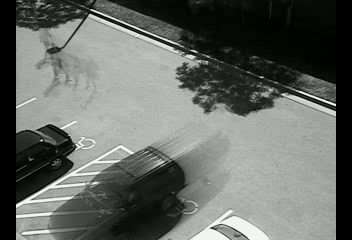
#> input picture frame 99 of Assginment 1/background.mp4, 352 x 240 px, given in place of video.mpeg, which was not available
$ python task2_chat_gpt.py
#> lines starting #> are read from the running program, lines starting #| are printed output that depends on the picture; after the words box and inside, x2 and y2 are one past the last pixel; in counts of white or black regions, pixels touching at a corner belong together; pictures that were not available may be replaced by others from this repository, and a replacement may not be noted
# [84 lines of commented-out code are left out]


import cv2
import numpy as np

class StaufferGrimsonBGS:
    def __init__(self, video_path, output_bg='background.mp4', output_fg='foreground.mp4', history=500, var_threshold=16, alpha=0.01, num_gaussians=5):
#> in process_video, frame is the input picture: shape (240, 352, 3); mean B, G, R 101.9, 104.6, 102.8
        self.video_path = video_path
        self.output_bg = output_bg
        self.output_fg = output_fg
        self.history = history
        self.var_threshold = var_threshold
        self.alpha = alpha
        self.num_gaussians = num_gaussians
        self.background_model = None

    def initialize_model(self, frame_shape):
        height, width = frame_shape
        self.background_model = np.zeros((height, width, self.num_gaussians, 3))  # mean, variance, weight
        self.background_model[..., 1] = 15  # Initial variance
        self.background_model[..., 2] = 1 / self.num_gaussians  # Initial weights

    def update_model(self, frame):
        height, width = frame.shape
#> height = 240; width = 352
        if self.background_model is None:
            self.initialize_model((height, width))

        fg_mask = np.ones((height, width), dtype=np.uint8) * 255  # Assume all pixels are foreground
        best_match = np.full((height, width), -1, dtype=int)  # Store best matching Gaussian index

        for i in range(self.num_gaussians):
            mean = self.background_model[..., i, 0]
            variance = self.background_model[..., i, 1]
            weight = self.background_model[..., i, 2]

            diff = np.abs(frame - mean)
            match = diff <= self.var_threshold * np.sqrt(variance)

            # Update matched distributions
            weight[match] = (1 - self.alpha) * weight[match] + self.alpha
            mean[match] = (1 - self.alpha) * mean[match] + self.alpha * frame[match]
            variance[match] = (1 - self.alpha) * variance[match] + self.alpha * (frame[match] - mean[match]) ** 2

            # Track the best matching Gaussian
            best_match[match] = i
#> this loop made 5 passes
#> pass 1, in update_model, `match = diff <= self.var_threshold * np.sqrt(variance)`:
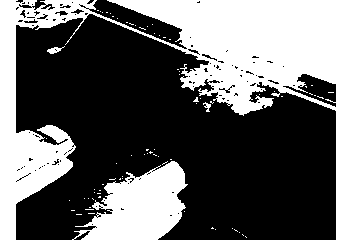
#> match: shape (240, 352) bool; 39.2% white; 76 white regions (72 under 20 px), largest, box (x1, y1, x2, y2) and area: (0, 0, 352, 240) 27443, (72, 161, 188, 240) 5379, (47, 46, 65, 54) 67, (203, 102, 211, 112) 38
#> after the loop:
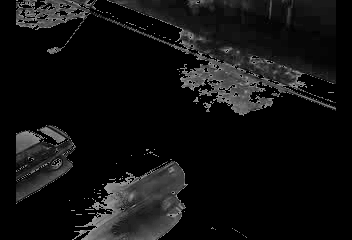
#> mean: shape (240, 352) float64; min 0, max 0.61, mean 0.0664
#> after the loop:
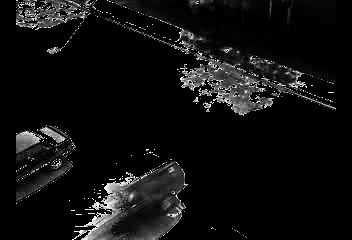
#> variance: shape (240, 352) float64; min 14.85, max 51.32, mean 17.2; drawn with min black and max white

        # Mark pixels as background where a match was found
        fg_mask[best_match != -1] = 0

        # Normalize weights
        total_weight = np.sum(self.background_model[..., 2], axis=2, keepdims=True)
        self.background_model[..., 2] /= total_weight

        return fg_mask

    def process_video(self):
        cap = cv2.VideoCapture(self.video_path)
        if not cap.isOpened():
            print("Error: Unable to open video file.")
            return

        frame_width = int(cap.get(3))
        frame_height = int(cap.get(4))
        fps = int(cap.get(cv2.CAP_PROP_FPS))

        fourcc = cv2.VideoWriter_fourcc(*'mp4v')
        out_bg = cv2.VideoWriter(self.output_bg, fourcc, fps, (frame_width, frame_height), isColor=False)
        out_fg = cv2.VideoWriter(self.output_fg, fourcc, fps, (frame_width, frame_height), isColor=False)

        while True:
            ret, frame = cap.read()
            if not ret:
                break

            gray_frame = cv2.cvtColor(frame, cv2.COLOR_BGR2GRAY)
            fg_mask = self.update_model(gray_frame)
            bg_image = np.sum(self.background_model[..., :, 0] * self.background_model[..., :, 2], axis=2).astype(np.uint8)

            out_fg.write(fg_mask)
            out_bg.write(bg_image)

        cap.release()
        out_fg.release()
        out_bg.release()
        cv2.destroyAllWindows()
        print("Processing complete. Background and foreground videos saved.")

# Example usage:
bgs = StaufferGrimsonBGS('video.mpeg')
bgs.process_video()

$ run again, starting later in the video
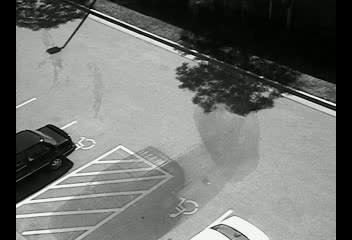
#> input picture frame 449 of Assginment 1/background.mp4, 352 x 240 px, given in place of video.mpeg, which was not available
#> in process_video, frame is the input picture: shape (240, 352, 3); mean B, G, R 110.7, 113.4, 111.6
#> the loop in update_model, `for i in range(self.num_gaussians):` made 5 passes
#> pass 1, in update_model, `match = diff <= self.var_threshold * np.sqrt(variance)`:
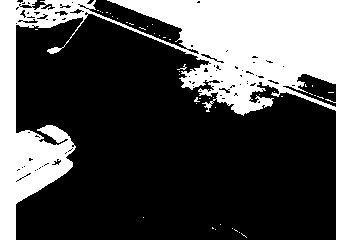
#> match: shape (240, 352) bool; 32.7% white; 44 white regions (43 under 20 px), largest, box (x1, y1, x2, y2) and area: (0, 0, 352, 240) 27521
#> after the loop in update_model, `for i in range(self.num_gaussians):`:
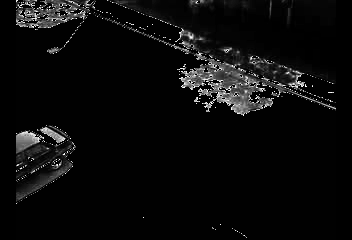
#> variance: shape (240, 352) float64; min 14.85, max 51.32, mean 16.5; drawn with min black and max white

$ run again, starting later in the video
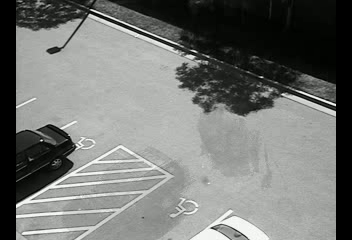
#> input picture frame 799 of Assginment 1/background.mp4, 352 x 240 px, given in place of video.mpeg, which was not available
#> in process_video, frame is the input picture: shape (240, 352, 3); mean B, G, R 115.6, 118.3, 116.5
#> the loop in update_model, `for i in range(self.num_gaussians):` made 5 passes
#> pass 1, in update_model, `match = diff <= self.var_threshold * np.sqrt(variance)`:
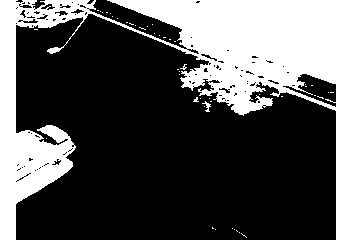
#> match: shape (240, 352) bool; 32.7% white; 47 white regions (45 under 20 px), largest, box (x1, y1, x2, y2) and area: (0, 0, 352, 240) 27429, (202, 101, 211, 112) 37
#> after the loop in update_model, `for i in range(self.num_gaussians):`:
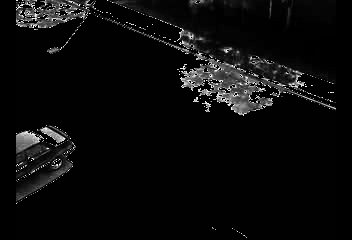
#> variance: shape (240, 352) float64; min 14.85, max 51.32, mean 16.5; drawn with min black and max white
